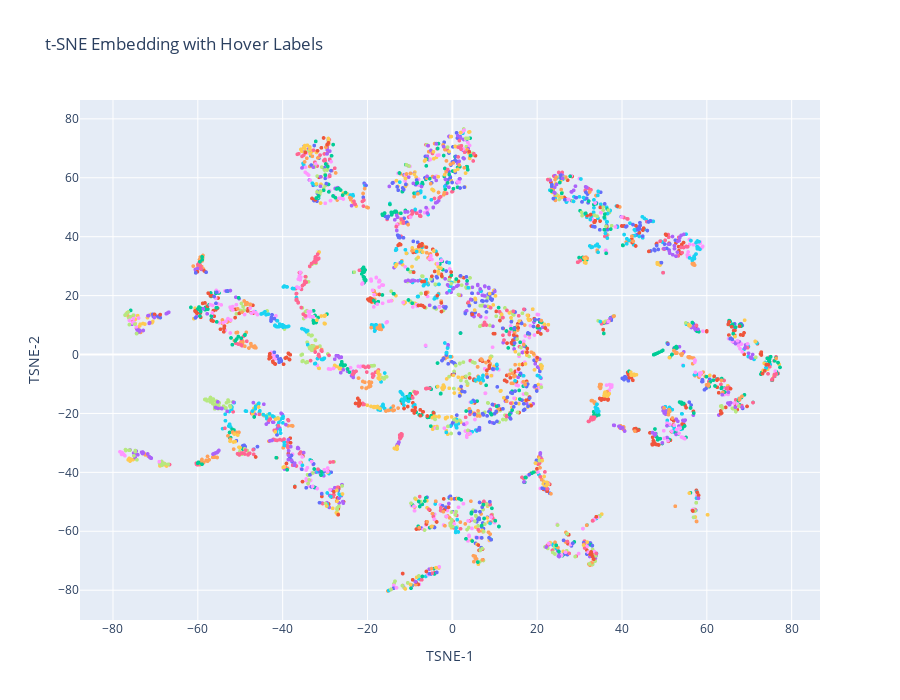

Notebook code for this chart:
### Code cell
import pandas as pd
import numpy as np
from sklearn.manifold import TSNE
from sklearn.utils import shuffle
import plotly.express as px
from sklearn.preprocessing import StandardScaler

# Prepare data
X = df.iloc[:, 3:].values
X = StandardScaler().fit_transform(X)
labels = "s_" + df["shift"].astype(str) + "_" + df["lambda"].astype(str)

# Compute t-SNE
tsne_embedding = TSNE(n_components=2, learning_rate='auto', init='random', perplexity=20, n_jobs=7).fit_transform(X)

# Build a DataFrame for Plotly
plot_df = pd.DataFrame({
    "TSNE-1": tsne_embedding[:, 0],
    "TSNE-2": tsne_embedding[:, 1],
    "Label": labels
})

# Plot with hover
fig = px.scatter(
    plot_df,
    x="TSNE-1",
    y="TSNE-2",
    color="Label",  # can be removed if too many categories
    hover_name="Label",
    title="t-SNE Embedding with Hover Labels",
    width=900,
    height=700
)

fig.update_traces(marker=dict(size=4))
fig.update_layout(showlegend=False)
fig.show()
fig.write_html("tsne.html", auto_open=True)
